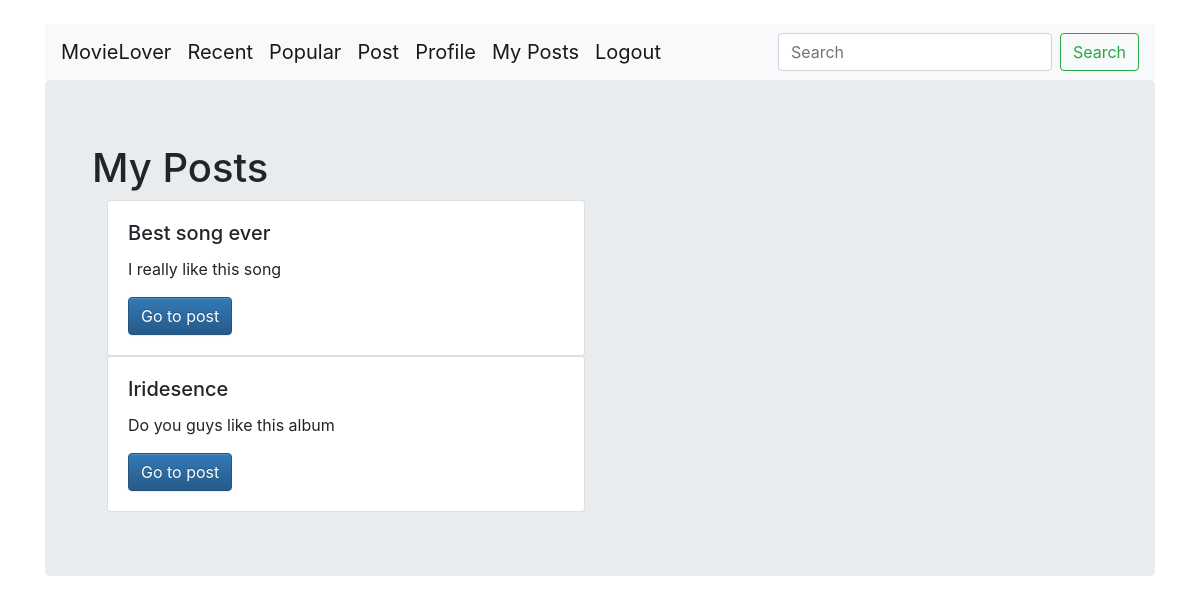
The page /account/my_posts/ (signed in) on the database as committed earlier.
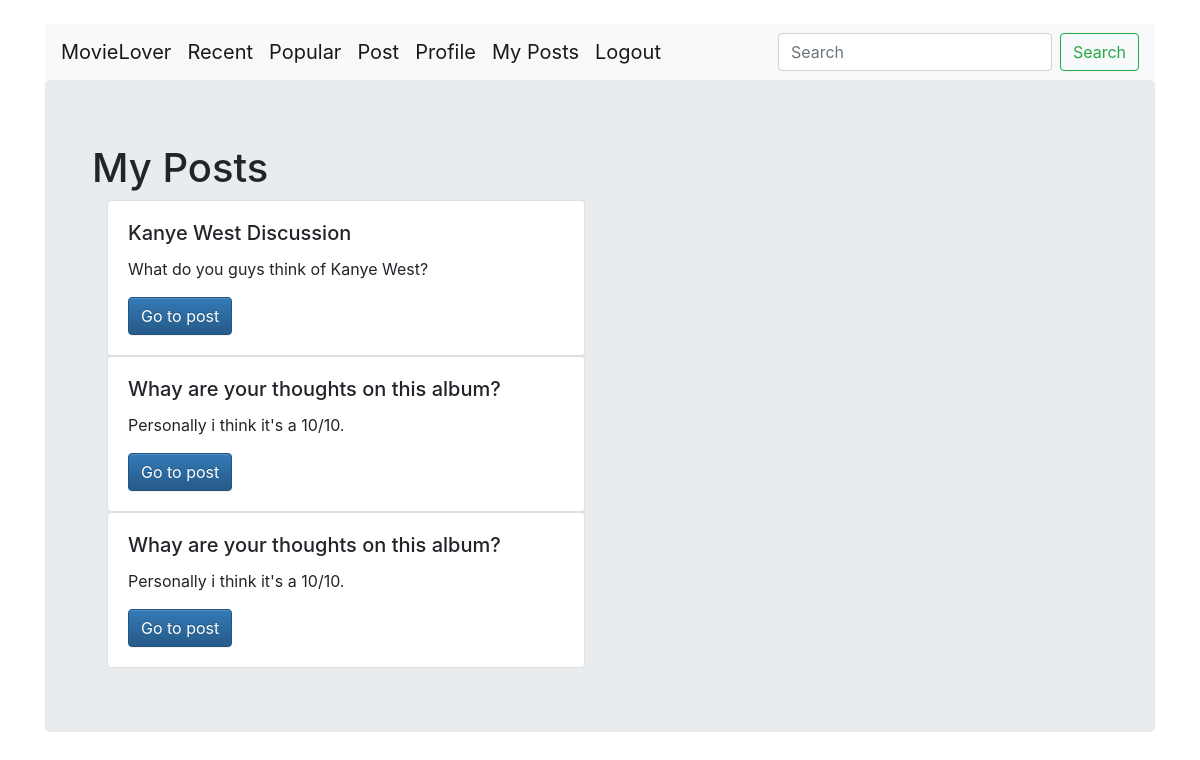
The same page on the database as committed later.
### accounts/models.py (models this page shows)
class Posts(models.Model):
    fromUser = models.ForeignKey(User, on_delete=models.CASCADE, related_name='fromUser', null=True)
    title = models.CharField(max_length=50)
    post = models.CharField(max_length=2000)
    album = models.CharField(max_length=100, default='N/A')
    song = models.CharField(max_length=100, default='N/A')
    artist = models.CharField(max_length=100, default='N/A')
    artwork = models.ImageField(blank=True, upload_to = 'media', default='default.jpg')
    views = models.IntegerField(default=0)

### accounts/views.py (the view)
# urls.py: path('my_posts/', views.my_posts, name='my_posts'),
def my_posts(request):
    posts = Posts.objects.filter(fromUser=request.user).order_by("-id")
    args = {'posts': posts}
    return render(request, 'accounts/my_posts.html', args)

### accounts/templates/accounts/my_posts.html
{% extends 'base.html' %}
{% block body %}
<div class="container" align="center">
<div class="jumbotron" align="left">
<div class="container">
    <h1>My Posts</h1>
    {% for post in posts %}
    <div class="col-sm-6">
      <div class="card">
          <div class="card-body">
            <h5 class="card-title">{{ post.title }}</h5>
            <p class="card-text">{{ post.post }}</p>
            <a href="{% url 'users:view_post' pk=post.pk %}" class="btn btn-primary">Go to post</a>
          </div>
      </div>
    </div>
    {% endfor %}
</div>
</div>
</div>
{% endblock %}

Rows that differ between the two databases and show on the page:
removed Posts: title "Best song ever", post "I really like this song"
removed Posts: title "Iridesence", post "Do you guys like this album"
added Posts: title "Kanye West Discussion", post "What do you guys think of Kanye West?"
added Posts: title "Whay are your thoughts on this album?", post "Personally i think it's a 10/10."
added Posts: title "Whay are your thoughts on this album?", post "Personally i think it's a 10/10."
